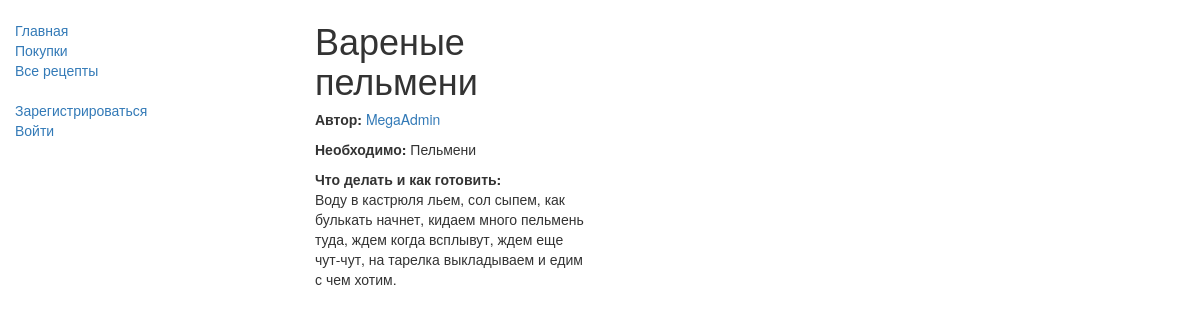
Page /recepies/1 on the earlier database version.
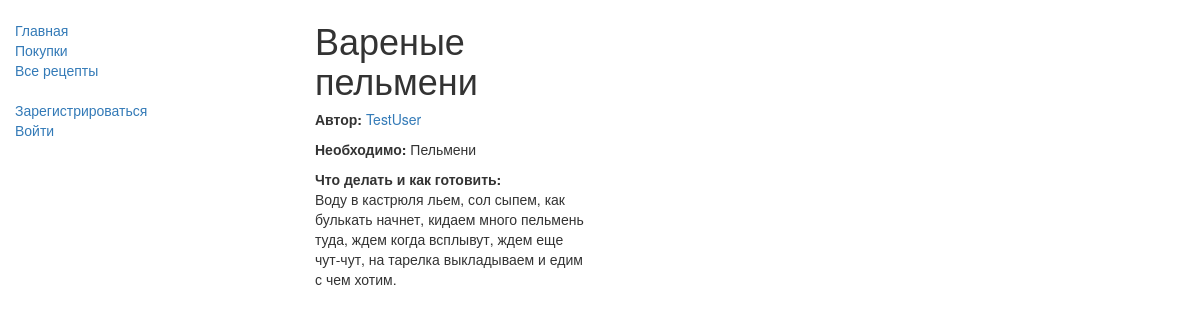
Same page on the later database version.
### Avos_Ka/models.py (models this page shows, shortened)
class Recepie(models.Model):
    title = models.CharField(max_length=200, null=True,)
    recepie_products = models.OneToOneField(ProductList, on_delete=models.SET_NULL, null=True,)
    describe = models.TextField(null=True,)
    author = models.ForeignKey(User, on_delete=models.SET_NULL, null=True, blank=True)
    def display_recepie_products(self):
        return self.recepie_products.display_product_list()
    def display_describe(self):
        return self.describe
    def display_author(self):
        return self.author

class ProductList(models.Model):
    title = models.CharField(max_length=200)
    product_list = models.ManyToManyField(Product, through="Amount")
    def display_product_list(self):
        show_list = ''
        for product in self.product_list.all():
            show_list += f"{product.display_name()}\n"
        return show_list

class Product(models.Model):
    name = models.CharField(max_length=200, null=True,)
    measure = models.ForeignKey(Measurment, on_delete=models.CASCADE, null=True)
    def display_name(self):
        return f"{self.name}"

### Recepies/views.py (the view)
# urls.py: url(r'^(?P<pk>\d+)$', views.RecepieDetailView.as_view(), name='recepie-detail'),
class RecepieDetailView(generic.DetailView):
    model = Recepie
    template_name = "./Recepies/recepie_detail.html"

### templates/Recepies/recepie_detail.html
{% extends "homepage/homepage.html" %}
{% block content %}
    <h1>{{ recepie.title }}</h1>
    <p><strong>Автор:</strong> <a href="">{{ recepie.display_author }}</a></p>
    <p><strong>Необходимо:</strong> {{ recepie.display_recepie_products }}</p>
    <p><strong>Что делать и как готовить:</strong><br> {{ recepie.display_describe }}</p>
{% endblock %}

### templates/homepage/homepage.html (shortened to what this page needs)
<!DOCTYPE html>
<html lang="ru">
<head>
    <link rel="stylesheet" href="https://maxcdn.bootstrapcdn.com/bootstrap/3.3.7/css/bootstrap.min.css">
</head>
<body>
<div class="container-fluid">
    <div class="row">
        <div class="col-sm-3">
            {% block sidebar %}
                <ul class="sidebar-nav">
                    <li><a href="{% url 'home' %}">Главная</a></li>
                    <li><a href="{% url 'shoplist' %}">Покупки</a></li>
                    <li><a href="{% url 'recepie' %}">Все рецепты</a></li>
                    <br>
                    {% if user.is_authenticated %}
                        <li>{{ user.get_username }}</li>
                        <li><a href="{% url 'my-recepies' %}">Мои рецепты</a></li>
                        <li><a href="{% url 'add-recepie' %}">Добавить рецепт</a></li>
                        <li><a href="{% url 'logout'%}?next={{request.path}}">Выйти</a></li>
                    {% else %}
                        <li><a href="{% url 'register'%}?next={{request.path}}">Зарегистрироваться</a></li>
                        <li><a href="{% url 'login'%}?next={{request.path}}">Войти</a></li>
                    {% endif %}
                </ul>
            {% endblock %}
        </div>
        <div class="col-sm-3">
            {% block content %}{% endblock %}
        </div>
    </div>
</div>
</body>
</html>

### templates/homepage/homepage.html (style rules this page uses)
.sidebar-nav { margin-top: 20px; padding: 0; list-style: none; }

Differences in the rows shown:
changed Recepie "Вареные пельмени": display_author "MegaAdmin" → "TestUser"
